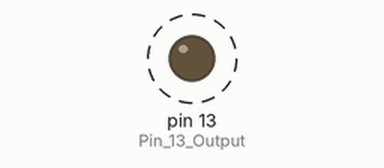
A sketch run on a simulated Arduino Nano, built with avr-gcc and run on an emulated ATmega328P. On the bench: output pins drawn as LEDs (lit = HIGH). Dashed ring = blinking.

Above: at 0.5 s.
Timing chart, 0 to 4.7 s (numbered marks = the images above):
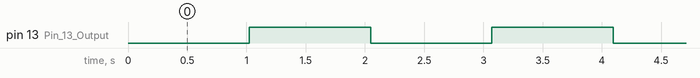

The sketch:

Timer_diskret.ino
```cpp
#include <Arduino.h>
#include <avr/io.h>
#include <avr/interrupt.h>

ISR(TIMER2_OVF_vect) {
  static int z = 0;
  z += 1;
  if (z == 500) {
    digitalWrite(13, HIGH);  // turn the LED on (HIGH is the voltage level)
  }
  if (z >= 1000) {
    digitalWrite(13, LOW);   // turn the LED on (HIGH is the voltage level)
    z = 0;
  }
}

void setup() {
	pinMode(13, OUTPUT);  // Pin 13 Output

	TCCR2A = 0;           // set timer2 normal mode
	TCCR2B |= (1 << CS20);  // timer2 clock = system clock
	TIMSK2 |= (1 << TOIE2); // enable timer2 overflow interrupt

	sei();          	  // enable interrupts
}

void loop() {
	//delay(1000);          // wait for a second
}
```

Measured:
- by itself, pin 13 (Pin_13_Output): alternates HIGH for 1.0 s and LOW for 1.0 s
